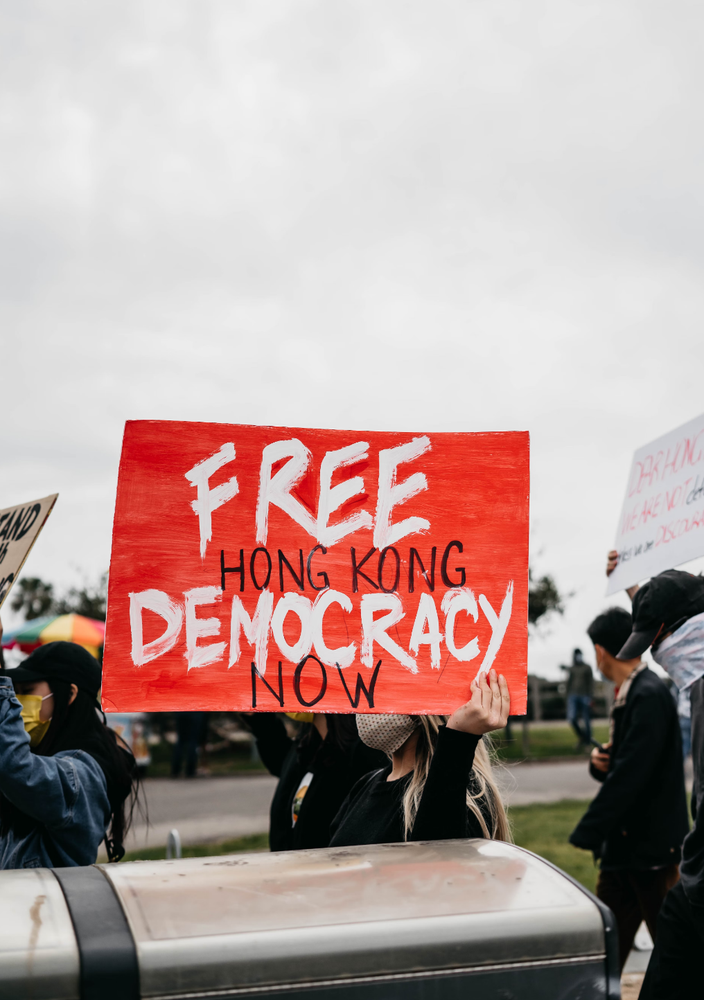
#> input picture DZ5/hong.png, 704 x 1000 px, shrunk from 1016 x 1444 before the run
$ jupyter execute --allow-errors 5-2.ipynb   (older library calls are emulated)
#> lines starting #> are read from the running program, lines starting #| are printed output that depends on the picture
2. На занятии мы попробовали несколько фильтров различного назначения (это размытие, устранение шумов, выделение границ и тд). Каждый алгоритм, осуществляющий фильтрацию изображения, обычно имеет несколько параметров, влияющих на результат (размер ядра и тд). И для того, чтобы понять, какое именно влияние оказывают каждый из параметров или их комбинация, может потребоваться перезапустить код много раз с разными значениями параметров, что не удобно. Поэтому в этом задании вам предлагается создать оконное приложение, отображающее результат применения того или иного фильтра (можете выбрать любой, например, Canny), интерфейс (кнопки, чек-боксы, ползунки и тд), позволяющий варьировать значения параметров фильтра и смотреть, как это влияет на результат в реальном времени (обновляя выводимое изображение). Пример реализации такого интерфейса на OpenCV можно найти здесь: https://docs.opencv.org/4.x/d9/dc8/tutorial_py_trackbar.html

[cell 1]
import cv2
import matplotlib.pyplot as plt
import numpy as np
import dearpygui.dearpygui as dpg

[cell 2]
image = cv2.imread("hong.png")
#> image is the input picture: shape (1000, 704, 3); mean B, G, R 154.4, 157.8, 179.2
image = cv2.cvtColor(image, cv2.COLOR_BGR2RGB)
height, width, k = image.shape
#> height = 1000; width = 704; k = 3

def re_img(image):
    r_channel, g_channel, b_channel = cv2.split(image)
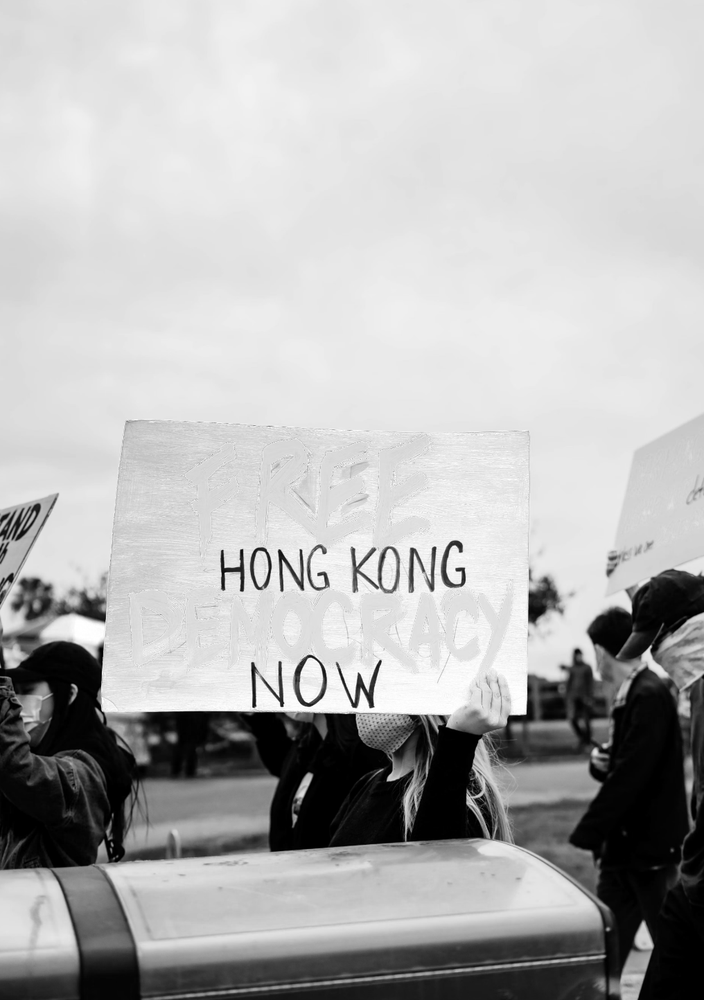
#> r_channel: shape (1000, 704); min 0, max 255, mean 179.2
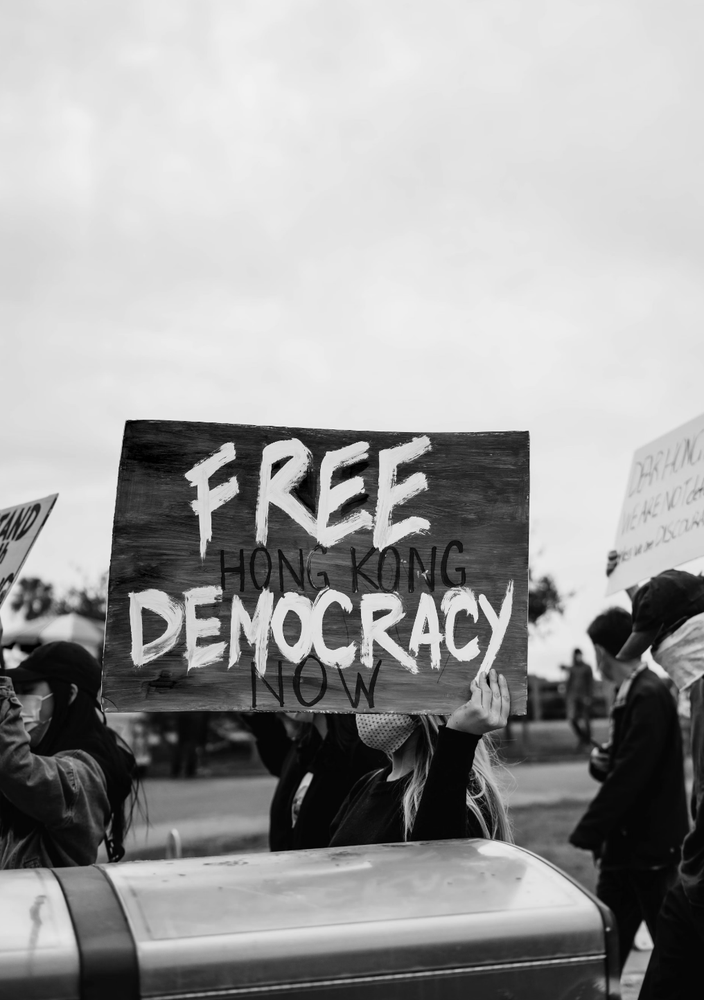
#> g_channel: shape (1000, 704); min 0, max 249, mean 157.8
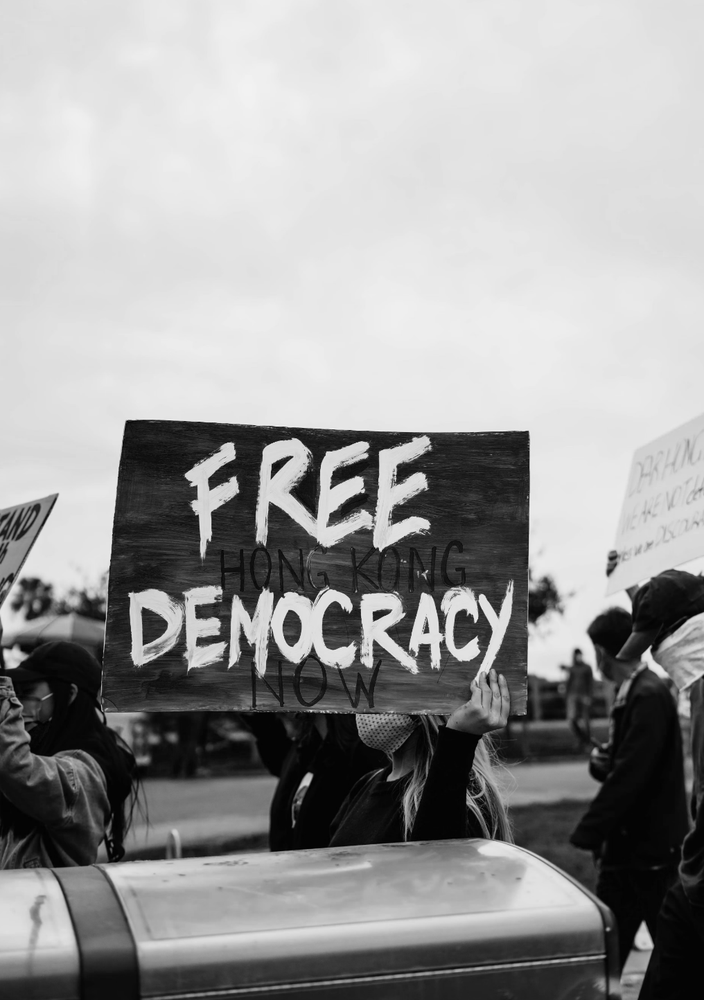
#> b_channel: shape (1000, 704); min 0, max 248, mean 154.4
    r_channel = r_channel / 255
    g_channel = g_channel / 255
    b_channel = b_channel / 255
    alpha_channel = np.ones(b_channel.shape, dtype=b_channel.dtype)
    return cv2.merge((r_channel, g_channel, b_channel, alpha_channel)).reshape(-1)
def blur(sender, app_data, user_data):
    kernel = np.ones((app_data,app_data),np.uint8)
    img_res = cv2.dilate(image,kernel,iterations = 2)
    dpg.set_value("texture_tag", re_img(img_res))
def sobel(sender, app_data, user_data):
    k_x = dpg.get_value('Sobel_x')
    k_y = dpg.get_value('Sobel_y')
    sobelx = cv2.Sobel(image, cv2.CV_64F, 1, 0, ksize=k_x)
    sobely = cv2.Sobel(image, cv2.CV_64F, 0, 1, ksize=k_y)
    abs_grad_x = cv2.convertScaleAbs(sobelx)
    abs_grad_y = cv2.convertScaleAbs(sobely)
    grad = cv2.addWeighted(abs_grad_x, 0.5, abs_grad_y, 0.5, 0)
    dpg.set_value("texture_tag", re_img(grad))
def flip(sender, app_data, user_data):
    M1 = dpg.get_value('M1')
    M2 = dpg.get_value('M2')
    M3 = dpg.get_value('M3')
    M4 = dpg.get_value('M4')
    M5 = dpg.get_value('M5')
    M6 = dpg.get_value('M6')
    M = np.float32([
        [M1, M2, M3],
        [M4, M5, M6]]
    )
    img_res = cv2.warpAffine(image, M, (int(width), int(height)))
    dpg.set_value("texture_tag", re_img(img_res))
